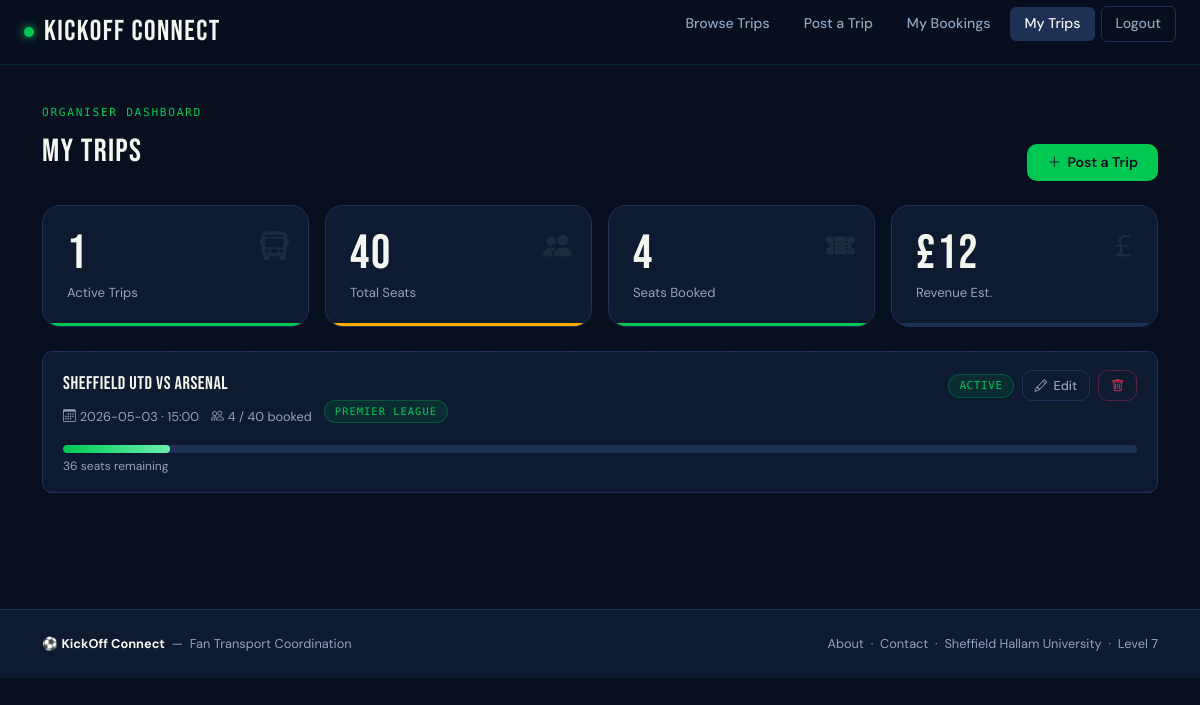
/mytrips/ (signed in), run on an earlier commit of the app's database.
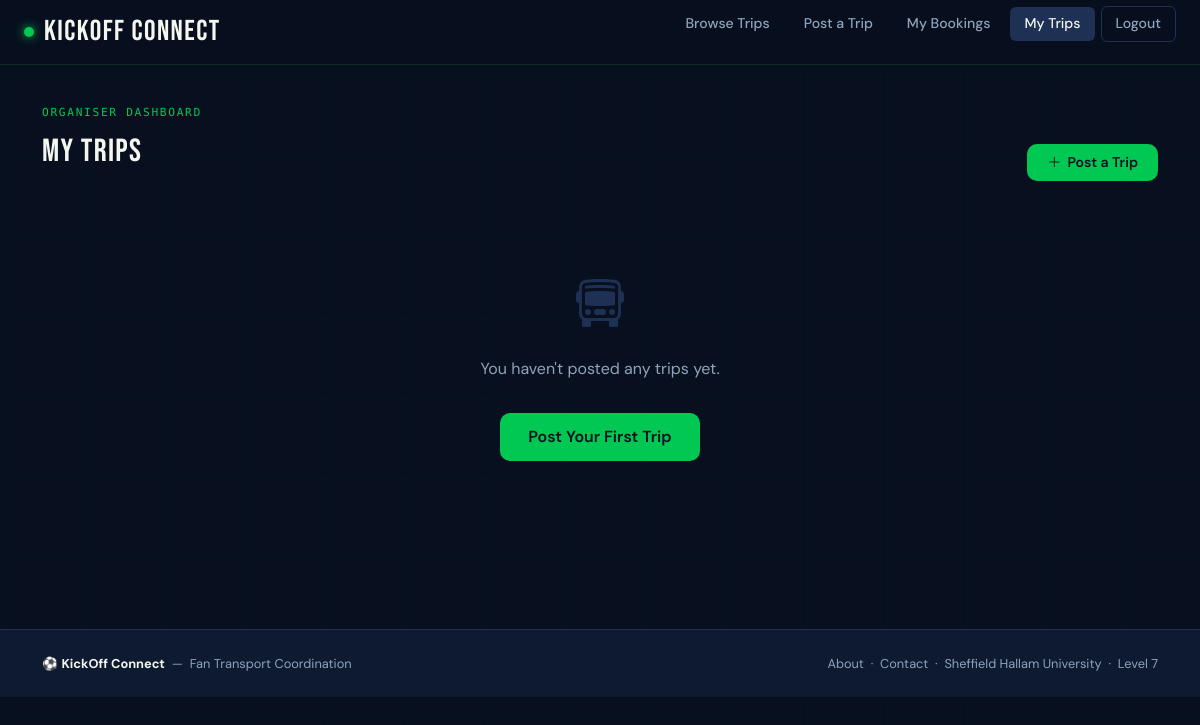
And on a later commit of the database.
### tables this page shows
CREATE TABLE trips (
            id INTEGER PRIMARY KEY AUTOINCREMENT,
            user INTEGER NOT NULL,
            match_title TEXT NOT NULL,
            competition TEXT,
            match_date TEXT,
            "kick-off_time" TEXT,
            departure_point TEXT,
            departure_time TEXT,
            destination TEXT,
            total_seats INTEGER NOT NULL,
            price REAL NOT NULL,
            notes TEXT,
            poster TEXT,
            created TIMESTAMP DEFAULT CURRENT_TIMESTAMP,
            FOREIGN KEY (user) REFERENCES users(id)
        );

### app.py (the view)
@app.route('/mytrips/')
def myTrips():
    user_id = session.get('user_id')
    if user_id is None:
        flash(category='warning', message='You must be logged in to view your trips.')
        return redirect(url_for('login'))
    trip_list = get_trips_by_user(user_id)
    return render_template('mytrips.html', title="My Trips", trips=trip_list)

### app.py (called while the page is built)
@app.context_processor
def inject_csrf_token():
    return dict(csrf_token=generate_csrf())

@app.context_processor
def inject_site_name():
    return dict(siteName=siteName)

@app.template_filter()
def seats_remaining(trip_id, total):
    booked = get_seats_booked_for_trip(trip_id)
    return total - booked

### db/db.py (called while the page is built)
def get_db():
    conn = sqlite3.connect(DATABASE)
    conn.row_factory = sqlite3.Row
    return conn

def get_trips_by_user(user_id):
    conn = get_db()
    cur = conn.cursor()
    cur.execute('SELECT * FROM trips WHERE user = ? ORDER BY match_date ASC', (user_id,))
    trips = cur.fetchall()
    conn.close()
    return trips

def get_seats_booked_for_trip(trip_id):
    conn = get_db()
    cur = conn.cursor()
    cur.execute('SELECT SUM(seats) AS total FROM bookings WHERE trip_id = ?', (trip_id,))
    row = cur.fetchone()
    conn.close()
    return row['total'] if row['total'] else 0

### templates/mytrips.html (shortened to what the changed rows need)
{% extends "base.html" %}
{% block content %}
<div class="kc-section">
  <div class="container">
    {% if trips %}
      {% set ns = namespace(total_seats=0, total_booked=0, revenue=0.0) %}
      {% for trip in trips %}
        {% set booked = trip['total_seats'] - (trip['id']|seats_remaining(trip['total_seats'])) %}
        {% set ns.total_seats  = ns.total_seats  + trip['total_seats'] %}
        {% set ns.total_booked = ns.total_booked + booked %}
        {% set ns.revenue      = ns.revenue      + (booked * trip['price']) %}
      {% endfor %}
      <div class="row g-3 mb-4">
        <div class="col-6 col-sm-3">
          <div class="dash-stat">
            <div class="dash-stat-number">{{ trips | length }}</div>
            <div class="dash-stat-label">Active Trips</div>
            <i class="bi bi-bus-front-fill dash-stat-icon"></i>
          </div>
        </div>
        <div class="col-6 col-sm-3">
          <div class="dash-stat amber">
            <div class="dash-stat-number">{{ ns.total_seats }}</div>
            <div class="dash-stat-label">Total Seats</div>
            <i class="bi bi-people-fill dash-stat-icon"></i>
          </div>
        </div>
        <div class="col-6 col-sm-3">
          <div class="dash-stat">
            <div class="dash-stat-number">{{ ns.total_booked }}</div>
            <div class="dash-stat-label">Seats Booked</div>
            <i class="bi bi-ticket-perforated-fill dash-stat-icon"></i>
          </div>
        </div>
        <div class="col-6 col-sm-3">
          <div class="dash-stat slate-bar">
            <div class="dash-stat-number">£{{ "%.0f"|format(ns.revenue) }}</div>
            <div class="dash-stat-label">Revenue Est.</div>
            <i class="bi bi-currency-pound dash-stat-icon"></i>
          </div>
        </div>
      </div>
      {% for trip in trips %}
        {% set remaining = trip['id']|seats_remaining(trip['total_seats']) %}
        {% set booked = trip['total_seats'] - remaining %}
        {% set pct = ((booked / trip['total_seats']) * 100) | int if trip['total_seats'] > 0 else 0 %}
        <div class="booking-row" style="flex-direction:column;align-items:flex-start;gap:0.75rem;">
          <div style="display:flex;justify-content:space-between;width:100%;align-items:flex-start;gap:1rem;flex-wrap:wrap;">
            <div>
              <a href="{{ url_for('trip', id=trip['id']) }}" style="text-decoration:none;">
                <div class="booking-row-match">{{ trip['match_title'] }}</div>
              </a>
              <div class="booking-row-meta">
                <span><i class="bi bi-calendar3"></i> {{ trip['match_date'] }} &middot; {{ trip['kick-off_time'] }}</span>
                <span><i class="bi bi-people"></i> {{ booked }} / {{ trip['total_seats'] }} booked</span>
                <span><span class="match-badge">{{ trip['competition'] }}</span></span>
              </div>
            </div>
            <div style="display:flex;gap:8px;align-items:center;flex-wrap:wrap;">
              {% if remaining == 0 %}
                <span class="status-chip full">Full</span>
              {% elif remaining <= 5 %}
                <span class="status-chip partial">Filling Up</span>
              {% else %}
                <span class="status-chip active">Active</span>
              {% endif %}
              <a href="{{ url_for('update', id=trip['id']) }}" class="btn-kc-outline" style="font-size:0.8rem;padding:5px 12px;">
                <i class="bi bi-pencil"></i> Edit
              </a>
              <form method="post" action="{{ url_for('delete', id=trip['id']) }}"
                    onsubmit="return confirm('Delete this trip? All bookings will be cancelled.');">
                <button type="submit" class="btn-kc-danger" style="font-size:0.8rem;padding:5px 12px;">
                  <i class="bi bi-trash"></i>
                </button>
              </form>
            </div>
          </div>
          <div style="width:100%;">
            <div class="seats-bar">
              <div class="seats-bar-fill {% if remaining == 0 %}danger{% elif remaining <= 5 %}warn{% endif %}"
                   style="width:{{ pct }}%;"></div>
            </div>
            <div style="font-size:0.75rem;color:var(--fog);margin-top:4px;">{{ remaining }} seat{{ 's' if remaining != 1 }} remaining</div>
          </div>
        </div>
      {% endfor %}
    {% else %}
      <div class="empty-state">
        <i class="bi bi-bus-front"></i>
        <p>You haven't posted any trips yet.</p>
        <a href="{{ url_for('create') }}" class="btn-kc btn-kc-lg mt-3">Post Your First Trip</a>
      </div>
    {% endif %}
  </div>
</div>
{% endblock %}

What changed in the data, as far as the page shows it:
removed trips: match_title "Sheffield Utd vs Arsenal", match_date "2026-05-03", trip "15:00", booked "4", total_seats "40", competition "PREMIER LEAGUE", {{ pct }} 10 (drawn), remaining "36", value "s"
Also different on the page:
{{ trips | length }}: "1" → (not shown)
{{ ns.total_seats }}: "40" → (not shown)
{{ ns.total_booked }}: "4" → (not shown)
{{ "%.0f"|format(ns.revenue) }}: "12" → (not shown)
text no longer shown: "Active Trips Total Seats Seats Booked £ Revenue Est."
text now shown: "You haven't posted any trips yet. Post Your First Trip"
